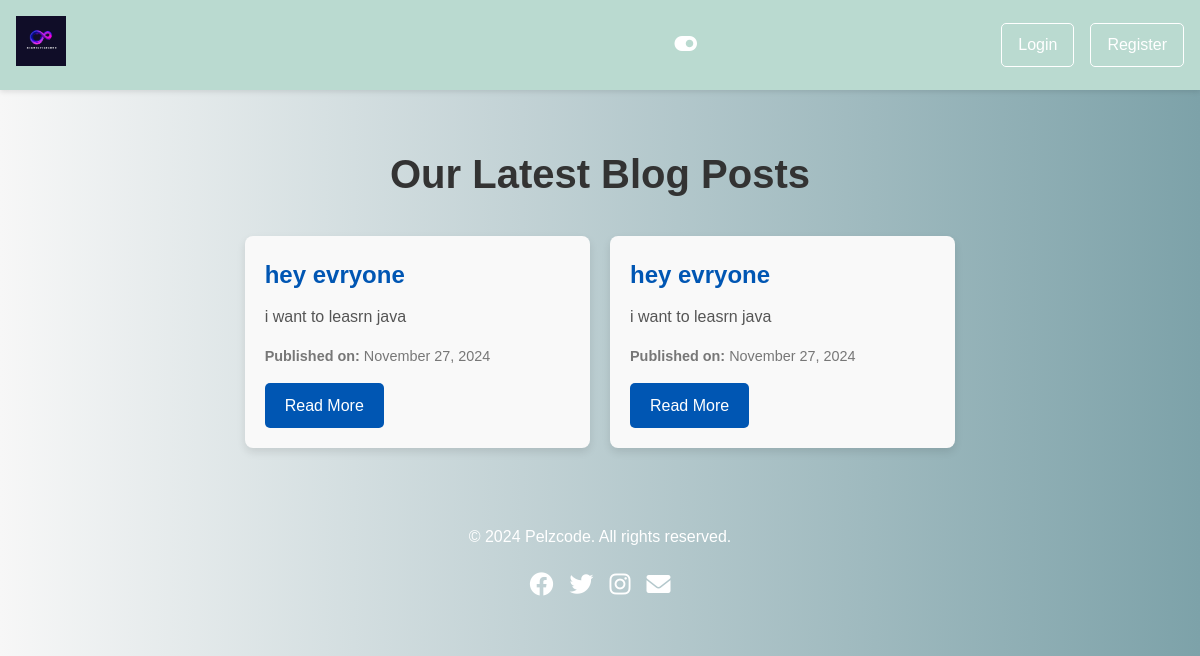
The app's page /blogs/ with its own data.
### book/models.py (models this page shows, shortened)
class Blog(models.Model):
    title = models.CharField(max_length=200)
    description = models.TextField()
    image = models.ImageField(upload_to='blog_images/', null=True, blank=True)
    created_at = models.DateTimeField(auto_now_add=True)

### book/views.py (the view)
# urls.py: path('blogs/', views.blog_list, name='blog_list'),
def blog_list(request):
    blogs = Blog.objects.all().order_by('-created_at')
    return render(request, 'book/blog_list.html', {'blogs': blogs})

### book/templates/book/blog_list.html (shortened to what this page needs)
{% extends 'book/base.html' %}
{% block content %}
    <div class="blog-container">
        <h1 class="blog-title">Our Latest Blog Posts</h1>
        <div class="blog-list">
            {% for blog in blogs %}
                <div class="blog-item">
                    <h2 class="blog-item-title">{{ blog.title }}</h2>
                    <p class="blog-item-description">{{ blog.description|truncatewords:20 }}</p>
                    <p class="blog-item-date"><strong>Published on:</strong> {{ blog.created_at|date:"F j, Y" }}</p>
                    <a href="{% url 'blog_detail' blog.id %}" class="blog-item-link">Read More</a>
                </div>
            {% endfor %}
        </div>
    </div>
{% endblock %}

### static/css/styles.css (style rules this page uses)
:root { --background-color: #f8f8f8; --text-color: #333; --hover-color: #007BFF; --button-bg: #007BFF; --button-color: #fff; --dark-background-color: #121212; --dark-text-color: #f8f8f8; --dark-hover-color: #BB86FC; --dark-button-bg: #BB86FC; --dark-button-color: #121212; }
* { margin: 0; padding: 0; box-sizing: border-box; }
body, ul, li, a { margin: 0; padding: 0; list-style: none; text-decoration: none; box-sizing: border-box; }
h1, h2, h3 { color: #333; }
a { color: #007BFF; text-decoration: none; }

### book/templates/book/base.html (style rules this page uses)
body { font-family: Arial, sans-serif; margin: 0; padding: 0; line-height: 1.6; background: linear-gradient(to right, #f7f7f7, #7da2a9); color: #000; transition: background-color 0.3s, color 0.3s; }

### book/templates/book/blog_list.html (style rules this page uses)
.blog-container { max-width: 1200px; margin: 0 auto; padding: 20px; }
.blog-title { font-size: 2.5rem; color: #333; text-align: center; margin-bottom: 30px; }
.blog-list { display: flex; flex-wrap: wrap; gap: 20px; justify-content: center; }
.blog-item { background-color: #f9f9f9; border-radius: 8px; box-shadow: 0 4px 8px rgba(0, 0, 0, 0.1); padding: 20px; width: calc(33.333% - 20px); max-width: 100%; transition: transform 0.3s ease, box-shadow 0.3s ease; }
.blog-item-title { font-size: 1.5rem; color: #0056b3; margin-bottom: 10px; }
.blog-item-description { font-size: 1rem; color: #555; margin-bottom: 15px; }
.blog-item-date { font-size: 0.9rem; color: #777; margin-bottom: 15px; }
.blog-item-link { display: inline-block; padding: 10px 20px; background-color: #0056b3; color: white; text-decoration: none; border-radius: 5px; transition: background-color 0.3s ease; }

### records on screen
Blog: title "hey evryone", description "i want to leasrn java", created_at "November 27, 2024"
Blog: title "hey evryone", description "i want to leasrn java", created_at "November 27, 2024"
